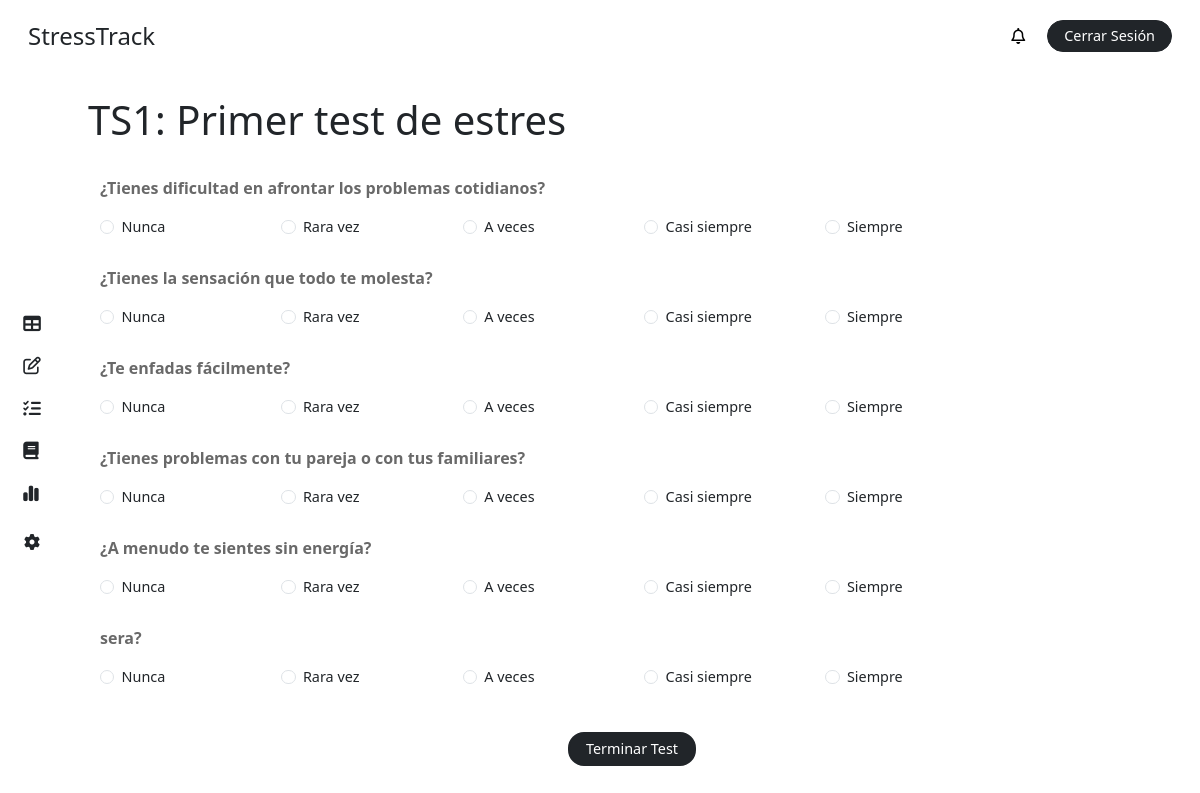
The app's page /test/1/ (signed in) with its own data.
### stress/models.py (models this page shows, shortened)
class Test(models.Model):
    title = models.CharField(max_length=255)
    due_date = models.DateField(blank=True, null=True)
    Team = models.ManyToManyField(Team, related_name='tests')
    course = models.ForeignKey(Course, on_delete=models.CASCADE, related_name='tests', default='2')
    created_at = models.DateTimeField(auto_now_add=True)
    updated_at = models.DateTimeField(auto_now=True)

class Question(models.Model):
    description = models.CharField(max_length=255)
    test = models.ForeignKey(Test, on_delete=models.CASCADE, related_name='questions')

### stress/views.py (the view, shortened to what this page needs)
# urls.py: path('test/<int:test_id>/', views.test, name = 'test'),
@login_required
def test(request, test_id):
    user = request.user
    test = get_object_or_404(Test, id = test_id)
    questions = test.questions.all()
    context = {
        'role': request.user.role,
        'questions': questions,
        'test': test,
        'opts': Option.choices,
        'notifications': user.notifications.all(),
        'unread_notifications': user.notifications.filter(is_read=False).count(),
    }
    return render(request, 'test/test_exe.html', context)

### stress/templates/test/test_exe.html (shortened to what this page needs)
{% extends "base/dashboard_base.html" %}
{% block content %}
{% include "elements/dashboard_sidebar.html" with role=role %}
<main class="main container p-4">
    <h1 class="">{{ test.title }}</h1>
    <form id="test-form" method="POST" class="container my-4">
        {% for question in questions %}
            <label class="fw-semibold my-2 text-title-gris">
                {{ question.description }}
            </label>
            <div class="row mt-2">
                {% for option_value, option_label in opts %}
                    <div class="col-12 col-sm-6 col-md-4 col-lg-2 mb-3">
                        <div class="form-check fs-7">
                            <input class="form-check-input" type="radio"
                                   name="question_{{ question.id }}"
                                   value="{{ option_value }}"
                                   id="option_{{ question.id }}_{{ option_value }}">
                            <label class="form-check-label" for="option_{{ question.id }}_{{ option_value }}">
                                {{ option_label }}
                            </label>
                        </div>
                    </div>
                {% endfor %}
            </div>
        {% endfor%}
        <div class="text-center pt-4">
            <button type="submit" class="text-white text-decoration-none fs-7 py-1 bg-dark px-3 border border-2 border-dark rounded-4">Terminar Test</button>
        </div>
    </form>
</main>
{% endblock %}

### stress/static/css/main.css (style rules this page uses)
body { height: 100vh; margin: 0; padding: 0; display: grid; grid-template-columns: 4rem 1fr; grid-template-rows: 4.5rem 1fr; grid-template-areas: "header header" "side main"; gap: 0; background-color: white; }
.main { grid-area: main; overflow-y: auto; }
.fs-7 { font-size: .9rem; }
.text-title-gris { color: #696969; }

### records on screen
Test: title "TS1: Primer test de estres"
Question: description "¿Tienes dificultad en afrontar los problemas cotidianos?", opts "Nunca" "Rara vez" "A veces" "Casi siempre" "Siempre"
Question: description "¿Tienes la sensación que todo te molesta?", opts "Nunca" "Rara vez" "A veces" "Casi siempre" "Siempre"
Question: description "¿Te enfadas fácilmente?", opts "Nunca" "Rara vez" "A veces" "Casi siempre" "Siempre"
Question: description "¿Tienes problemas con tu pareja o con tus familiares?", opts "Nunca" "Rara vez" "A veces" "Casi siempre" "Siempre"
Question: description "¿A menudo te sientes sin energía?", opts "Nunca" "Rara vez" "A veces" "Casi siempre" "Siempre"
Question: description "sera?", opts "Nunca" "Rara vez" "A veces" "Casi siempre" "Siempre"
